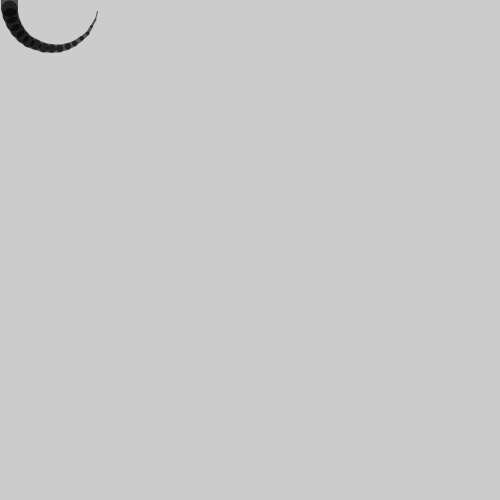
Frame 1 (no input)
Frame 2 (the mouse pressed at the canvas centre, redrawn once): identical to frame 1, image omitted

The Processing sketch that drew this single still picture (run headless with seeded random() and noise(); the mouse was pressed at the canvas centre and the sketch redrawn once):

// Processing sketch: ex22_2
// ── ex22_2.pde
//name: Sohyun Kim (z3372943)
//excercise: 22.1

//22.3 Modify code 22-04 to create a sequence of 
//different compositions


int x = 9;
int u = 17;
float a = -0.18;

void setup() {
  size(500,500);
  stroke(0,153);
  smooth();
  noLoop();
}

void draw() {
  background(204);
  tail(x, u, a);
}

void tail(int xpos, int units, float angle) {
  pushMatrix();
  translate(xpos, 0);
  for (int i = units; i > 0; i--) {
    strokeWeight(i);
    line(0,0,0,8);
    translate(0,8);
    rotate(angle);
  }
  popMatrix();
}
